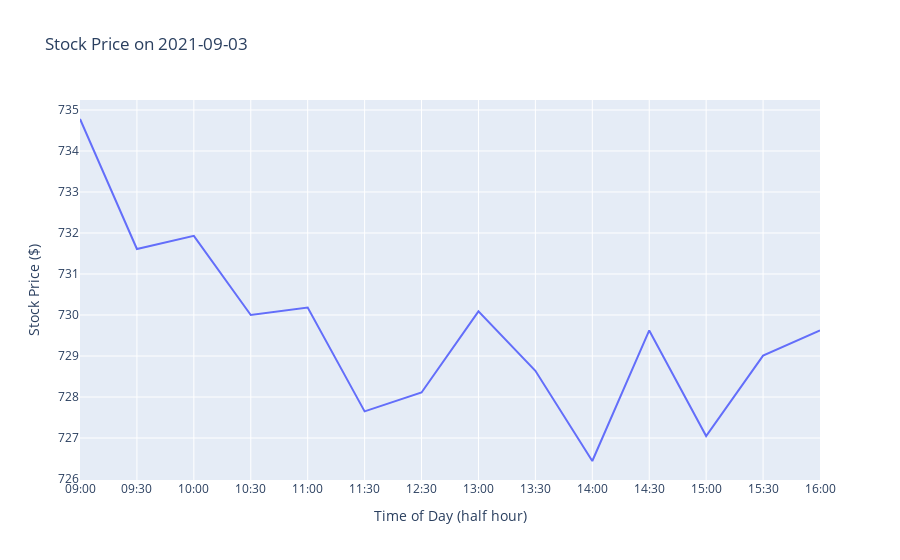

The cell this chart's notebook holds for it:
### Code cell
fig = px.line(df_5, x = 'time', y = 'last', title = 'Stock Price on 2021-09-03', 
             labels = {
                 'time': 'Time of Day (half hour)',
                 'last': 'Stock Price ($)',
             })
fig.show()

### Figure 1 — Plotly figure (JSON) as saved in the notebook; plotly's stock layout.template omitted (floating-point values rounded to 4 significant figures)
{"data": [{"hovertemplate": "Time of Day (half hour)=%{x}<br>Stock Price ($)=%{y}<extra></extra>", "legendgroup": "", "line": {"color": "#636efa", "dash": "solid"}, "mode": "lines", "name": "", "orientation": "v", "showlegend": false, "type": "scatter", "x": ["09:00", "09:30", "10:00", "10:30", "11:00", "11:30", "12:30", "13:00", "13:30", "14:00", "14:30", "15:00", "15:30", "16:00"], "xaxis": "x", "y": [734.8, 731.6, 731.9, 730, 730.2, 727.6, 728.1, 730.1, 728.6, 726.4, 729.6, 727.0, 729.0, 729.6], "yaxis": "y"}], "layout": {"legend": {"tracegroupgap": 0}, "title": {"text": "Stock Price on 2021-09-03"}, "xaxis": {"anchor": "y", "domain": [0, 1], "title": {"text": "Time of Day (half hour)"}}, "yaxis": {"anchor": "x", "domain": [0, 1], "title": {"text": "Stock Price ($)"}}}}
